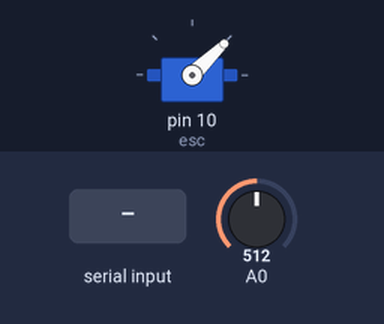
Simulated run of this sketch. Board: Arduino Uno, built with avr-gcc and run on an emulated ATmega328P. Parts: servo. Inputs (shaded band) come from the test bench; at power-on: A0 = 512. What the sketch prints to the serial monitor is not drawn.

Above: at 1.2 s.
1.3 s: byte 90 received over Serial
At 1.6 s:
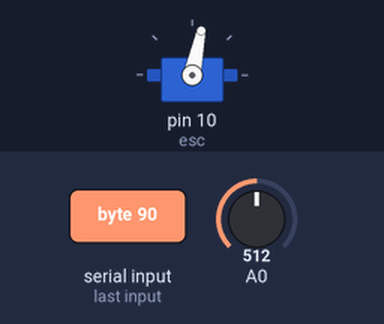
2.8 s: byte 120 received over Serial
At 4.2 s:
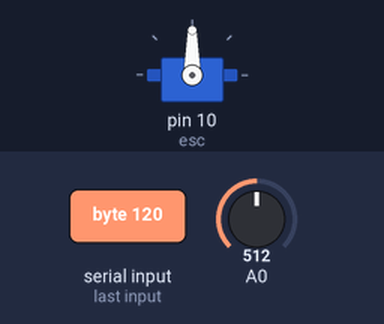
Timing chart, 0 to 5.8 s (numbered marks = the images above; inputs shaded):
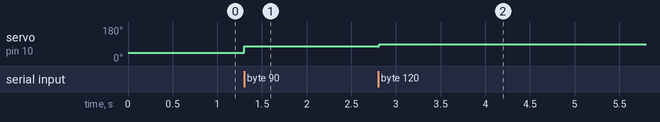

Measured:
- after the input at 1.3 s, servo on pin 10 (esc): 44° → 78° at once
- after the input at 2.8 s, servo on pin 10 (esc): 78° → 90° at once

The sketch:

interfaz.ino
```cpp
#include <Servo.h>  //Usamos la Libreria Servo para el control del ESC
Servo esc; //Creamos una clase Servo con nombre esc

int out = 0;
byte in = 0;
byte pinOut = 10;

void setup() {
  // inicializar puerto serie
  Serial.begin(9600);

  esc.attach(10); //Especificamos el Pin de Arduino al cual se conectara la señal esc, D8
  esc.writeMicroseconds(1000); //Inicializamos la señal a 1000
  //pinMode(pinOut, OUTPUT);// preparar output


}

void loop() {
  int val;

  // leer del pin A0 como
  out = analogRead(A0);

  // escalar para obtener formato uint8
  out = map(out, 0, 1023, 0, 255);

  // enviar en base 10 en ASCII
  Serial.write(out);

  // leer del serie si hay datos
  if (Serial.available()) {
    in = Serial.read();

    val = map(in, 0, 255, 1000, 2000);
    esc.writeMicroseconds(val); //Usamos val como la señal para esc
    //analogWrite(pinOut, in);// escribir en el pin 10
  }


  // esperar para estabilizar el conversor
  delay(10);
}
```
